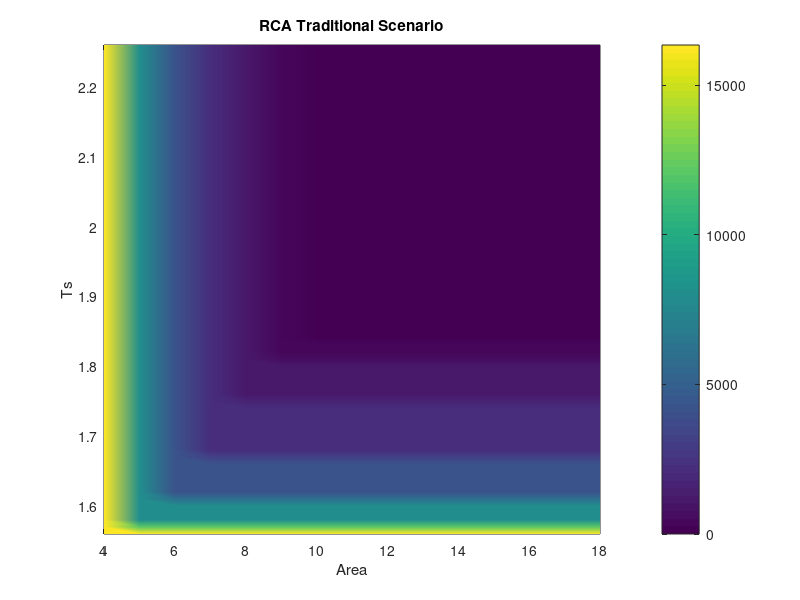
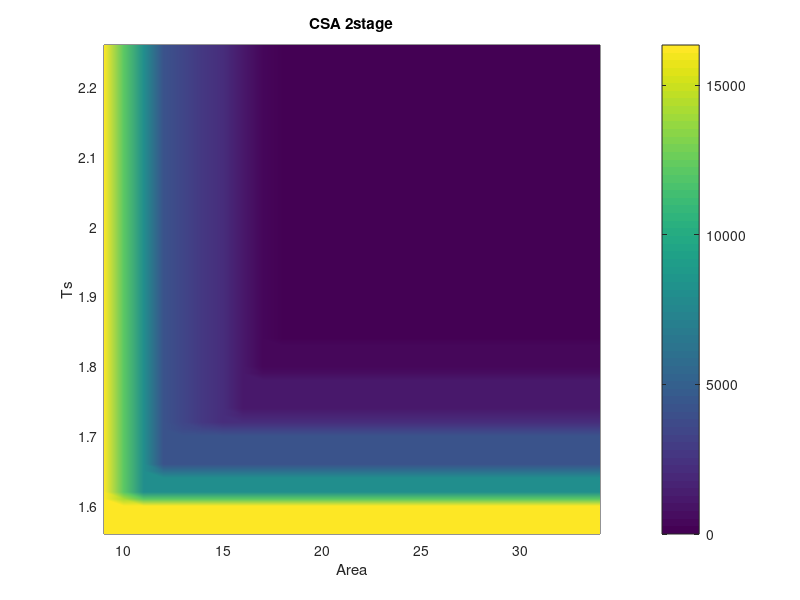
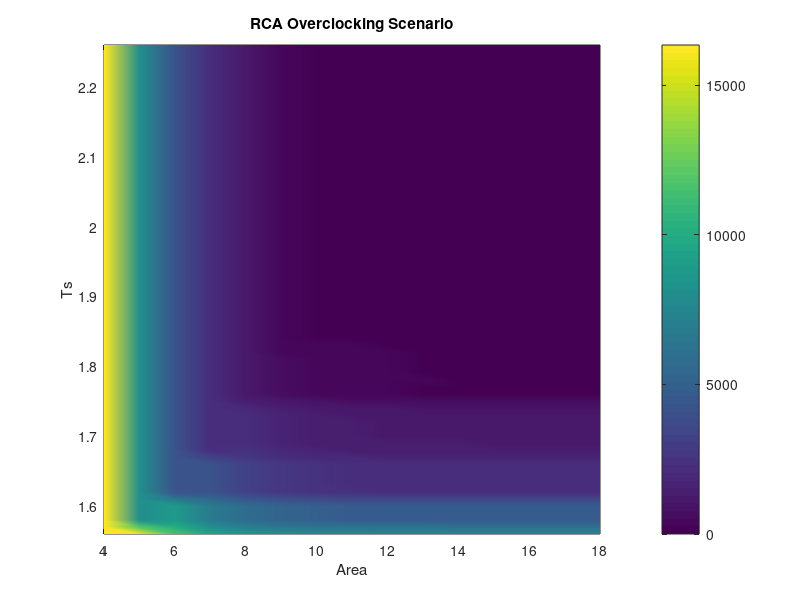
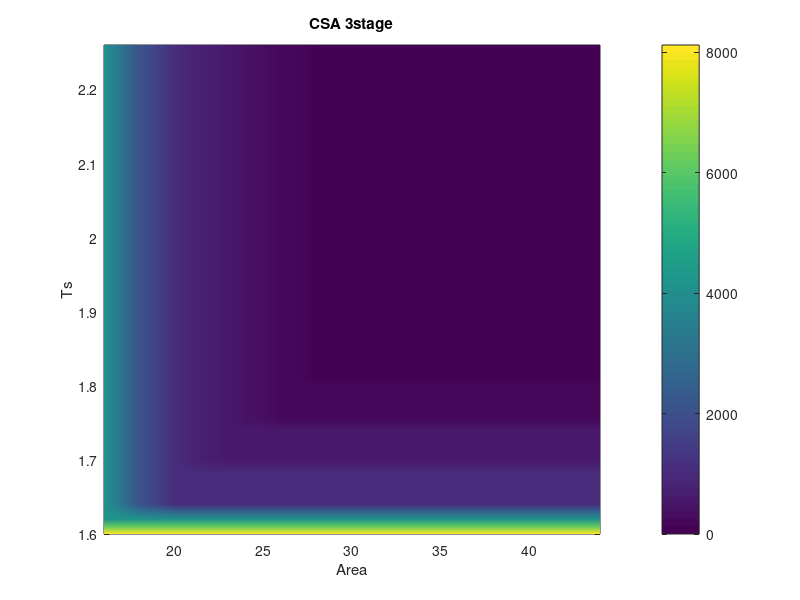

Write the MATLAB code that produced these figures, in order.
% Plot 3D plane graph
% using correct data!!!!!!!!!!
RCA_Trad=importdata('RCA_Trad_2.mat');
CSA2=importdata('CSA2_2.mat');
RCA_New=importdata('RCA_New_2.mat');
CSA_3stage=importdata('CSA_3.mat');

%plot RCA_Trad
Area1=[18:-1:4];    %area
Ts1=[2.26:-0.02:1.56];    %timing (ns)
[xx1,yy1]=meshgrid(Area1,Ts1);

[xxx1,yyy1]=meshgrid(4:1:18,1.56:0.01:2.26);
pic_RCA_Trad=interp2(xx1,yy1,RCA_Trad,xxx1,yyy1,'linear');

figure(1)
%surf(xxx1,yyy1,pic_RCA_Trad);
pcolor(xxx1,yyy1,pic_RCA_Trad);
shading interp;
colorbar
xlabel('Area');
ylabel('Ts');
title('RCA Traditional Scenario');
hold on

%plot CSA 2stage
Area2=[34 33 32 31 28 27 24 23 18 17 16 15 12 11 9];    %area
Ts2=[2.26:-0.02:1.56];    %timing (ns)
[xx2,yy2]=meshgrid(Area2,Ts2);

[xxx2,yyy2]=meshgrid(9:1:34,1.56:0.01:2.26);
pic_CSA_2=interp2(xx2,yy2,CSA2,xxx2,yyy2,'linear');

figure(2)
%surf(xxx2,yyy2,pic_CSA_2);
pcolor(xxx2,yyy2,pic_CSA_2);
shading interp;
colorbar
xlabel('Area');
ylabel('Ts');
title('CSA 2stage');

%plot RCA New

pic_RCA_New=interp2(xx1,yy1,RCA_New,xxx1,yyy1,'linear');

figure(3)
%surf(xxx2,yyy2,pic_CSA_2);
pcolor(xxx1,yyy1,pic_RCA_New);
shading interp;
colorbar
xlabel('Area');
ylabel('Ts');
title('RCA Overclocking Scenario');

%plot CSA 3stage
Area4=[44 41 38 35 30 29 28 27 25 23 20 18 16];    %area
Ts4=[2.26:-0.02:1.6];
[xx4,yy4]=meshgrid(Area4,Ts4);

[xxx4,yyy4]=meshgrid(16:1:44,1.6:0.01:2.26);
pic_CSA_3stage=interp2(xx4,yy4,CSA_3stage,xxx4,yyy4,'linear');

figure(4)
%surf(xxx2,yyy2,pic_CSA_2);
pcolor(xxx4,yyy4,pic_CSA_3stage);
shading interp;
colorbar
xlabel('Area');
ylabel('Ts');
title('CSA 3stage');

hold off




xlabel('Area');
ylabel('Ts');



